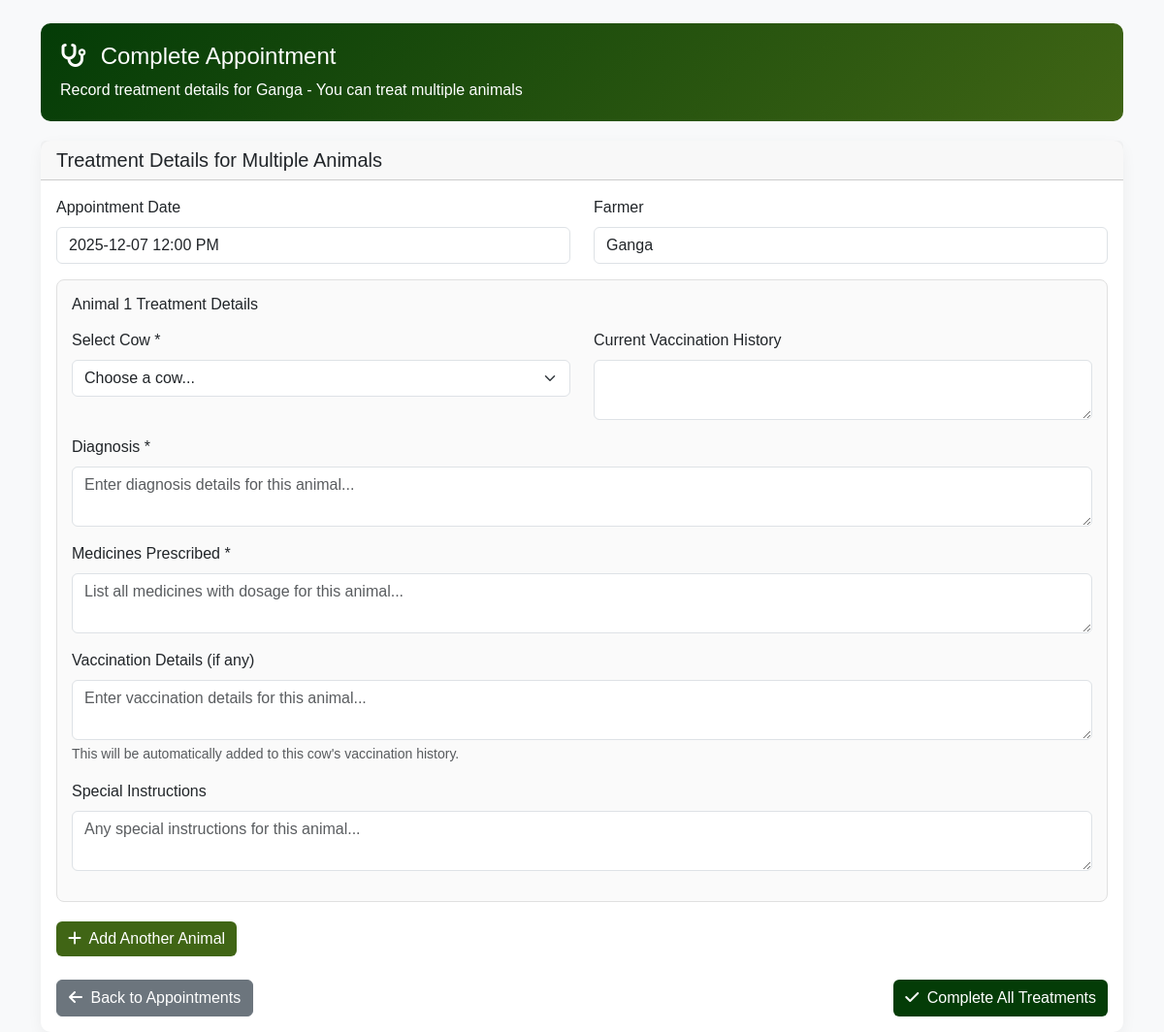
Before: /complete_appointment/1 (signed in) with the older database file.
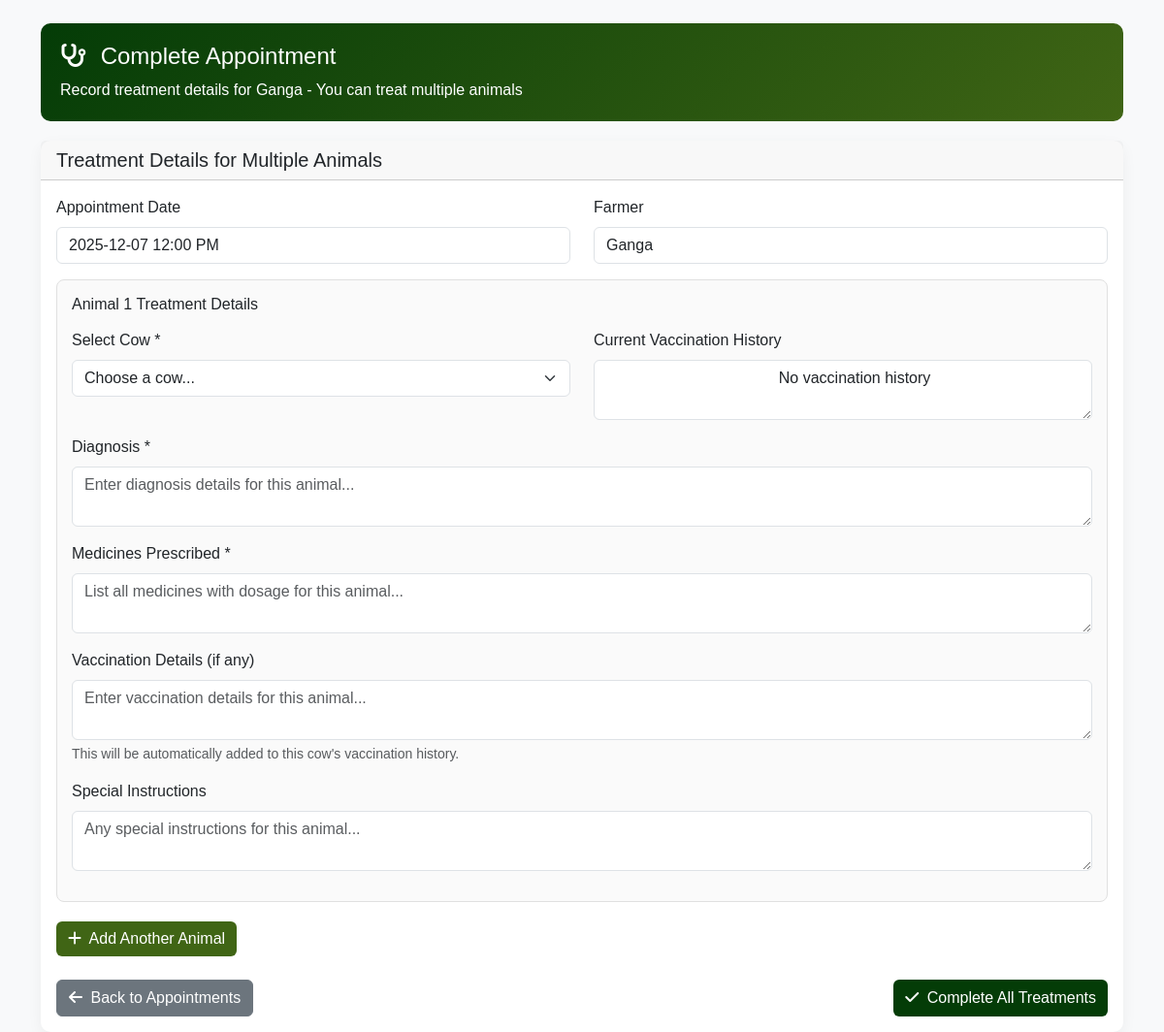
After: the same page with the newer database file.
### tables this page shows
CREATE TABLE cows (
            cow_id TEXT PRIMARY KEY,
            farmer_id INTEGER,
            cattle_type TEXT NOT NULL,
            breed TEXT,
            date_of_birth DATE,  -- NEW: Date of birth
            age INTEGER,
            weight REAL,
            color TEXT,
            health_records TEXT,
            vaccination_history TEXT,
            milk_yield REAL,
            special_notes TEXT,
            photo TEXT,
            muzzle_id TEXT,
            muzzle_photo TEXT,
            father_id TEXT,
            mother_id TEXT,
            insurance_by TEXT,  -- NEW: Insurance company name
            insurance_policy_number TEXT,  -- NEW: Policy number
            insurance_valid_upto DATE,  -- NEW: Insurance expiry date
            created_at TIMESTAMP DEFAULT CURRENT_TIMESTAMP,
            FOREIGN KEY (farmer_id) REFERENCES farmers(farmer_id),
            FOREIGN KEY (father_id) REFERENCES cows(cow_id),
            FOREIGN KEY (mother_id) REFERENCES cows(cow_id)
        );

### app.py (the view)
@app.route("/complete_appointment/<int:appointment_id>")
def complete_appointment(appointment_id):
    if "vet_id" not in session:
        flash("Please login first!", "danger")
        return redirect(url_for("vet_login"))
    conn = get_db()
    cursor = conn.cursor()
    cursor.execute("""
        SELECT a.*, f.name as farmer_name, f.farmer_id
        FROM appointments a
        JOIN farmers f ON a.farmer_id = f.farmer_id
        WHERE a.id = ? AND a.vet_id = ?
    """, (appointment_id, session["vet_id"]))
    appointment = cursor.fetchone()
    if not appointment:
        conn.close()
        flash("Appointment not found!", "danger")
        return redirect(url_for("vet_appointments"))
    cursor.execute("""
        SELECT cow_id, breed, age, vaccination_history, health_records
        FROM cows
        WHERE farmer_id = ?
    """, (appointment["farmer_id"],))
    cows = cursor.fetchall()
    conn.close()
    cows_list = []
    for cow in cows:
        cows_list.append({
            'cow_id': cow['cow_id'],
            'breed': cow['breed'],
            'age': cow['age'],
            'vaccination_history': cow['vaccination_history'],
            'health_records': cow['health_records']
        })
    appointment_dict = {
        'id': appointment['id'],
        'farmer_name': appointment['farmer_name'],
        'farmer_id': appointment['farmer_id'],
        'date': appointment['date'],
        'time': appointment['time']
    }
    return render_template("complete_appointment.html",
                         appointment=appointment_dict,
                         cows=cows_list)

### app.py (called while the page is built)
def get_db():
    conn = sqlite3.connect(DB_NAME)
    conn.row_factory = sqlite3.Row
    return conn

@app.context_processor
def inject_lang():
    return {'current_lang': session.get('language', 'en')}

### templates/complete_appointment.html (shortened to what the changed rows need)
<!DOCTYPE html>
<html lang="en">
<head>
    <link rel="stylesheet" href="https://cdn.jsdelivr.net/npm/bootstrap@5.3.0/dist/css/bootstrap.min.css">
    <link rel="stylesheet" href="https://cdnjs.cloudflare.com/ajax/libs/font-awesome/6.4.0/css/all.min.css">
</head>
<body>
    <div class="container mt-4">
        <div class="card form-card">
            <div class="card-body">
                <form action="{{ url_for('save_treatment') }}" method="POST" id="treatmentForm">
                    <div id="animalTreatmentsContainer">
                        <div class="animal-treatment-section" id="animalSection1">
                            <div class="row">
                                <div class="col-md-6 mb-3">
                                    <label class="form-label">Current Vaccination History</label>
                                    <textarea class="form-control" rows="2" readonly>
                                        {% for cow in cows %}{% if loop.first %}{{ cow['vaccination_history'] or 'No vaccination history' }}{% endif %}{% endfor %}
                                    </textarea>
                                </div>
                            </div>
                        </div>
                    </div>
                </form>
            </div>
        </div>
    </div>
</body>
</html>

Changed rows visible on the page:
added cows: vaccination_history "No vaccination history"
